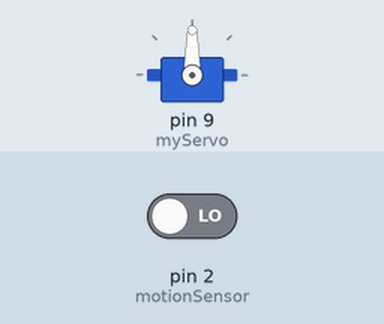
A sketch run on a simulated Arduino Uno, built with avr-gcc and run on an emulated ATmega328P. Shown: servo. The test bench sets the inputs (shaded band); at power-on: pin 2 (motionSensor) LOW. What the sketch prints to the serial monitor is not drawn.

Above: at 1.2 s.
1.3 s: pin 2 (motionSensor) driven HIGH
At 1.45 s:
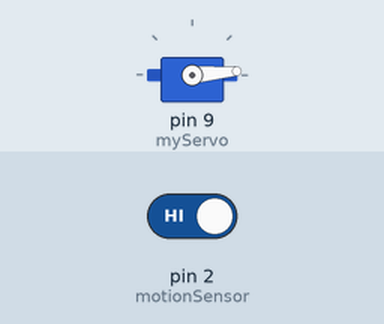
At 2.37 s:
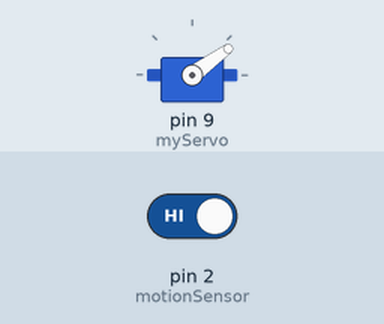
Timing chart, 0 to 10.3 s (numbered marks = the images above; inputs shaded):
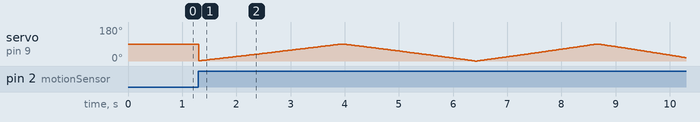

The sketch:

motion_to_servo.ino
```cpp
/*
  motion sensor -> servo
  The servo interacts with a line which clothing is strung on, in order to move clothing
  when motion is sensed, the servo goes, when there is no motion, the servo remains still

  includes code from "Arduino Starter Kit example Project 5 - Servo Mood Indicator" in the arduino IDE
*/

// include the Servo library
#include <Servo.h>

Servo myServo;  // create a servo object
int motionSensor = 2; // the pin for the motion sensor


/* CONFIG VARIABLES : change these to change things about the program */
int sensitivity = 1000; // the max value for how high the detection buffer value can go.
// note: the lower it is, the more sensitive the system is to movement
int servoMinSpeed = 3; // the fastest speed the servo can go
int servoMaxSpeed = 30; // the slowest speed the servo can go
int minAngle = 0; // 0 degrees (don't set this lower than 0)
int maxAngle  = 90; // 90 degrees (don't set this higher than 180)

/* STATIC VARIABLES */
int servoSpeed = servoMaxSpeed; // default servospeed. Speed will be mapped to this in reverse.
int detection; // a value from 0 to sensitivity denoting how fast the servo should be moving (closer to max -> faster)
int angle; // the servo angle, ranges from minAngle <-> maxAngle
bool rising = true; // indicates whether the servo is currently moving towards maxAngle or minAngle

void setup() {
  // put your setup code here, to run once:
  /* set up motion sensor */
   pinMode(motionSensor, INPUT);

  /* set up servo */
  myServo.attach(9); // attaches the servo on pin 9 to the servo object

  /* FOR TESTING: set up serial */
  Serial.begin(9600);
}

void loop() {
  // put your main code here, to run repeatedly:
  /* take reading from movement sensor */
  int move = digitalRead(motionSensor);

  if (move == HIGH) {
    // do movement thing
    if (detection < sensitivity) {
      detection = detection + 1;
    }
  }
  else {
    // do no movement thing
    if (detection > 0) {
      detection = detection - 1;
    }
  }

  //Serial.println(speed);
  if (detection > 0) {
    servoSpeed = map (detection, 0, sensitivity, servoMaxSpeed, servoMinSpeed);
    // check if the angle is currently risng or falling
    switch (rising) {
      // if it's rising, increase the angle by one
      case true:
        if (angle < maxAngle) {
          angle = angle + 1;
        } else {
          // if we have reached the maximum angle, we are no longer rising and are now falling.
          rising = false;
        }
      break;
      // otherwise, decrease the angle by one
      default:
        if (angle > minAngle) {
          angle = angle - 1;
        } else {
          // if we have reached the maximum angle, we are no longer rising and are now falling.
          rising = true;
        }
    }

    myServo.write(angle);
    delay(servoSpeed);
  }
  Serial.println(servoSpeed);

  // Serial.println(angle);

}
```
